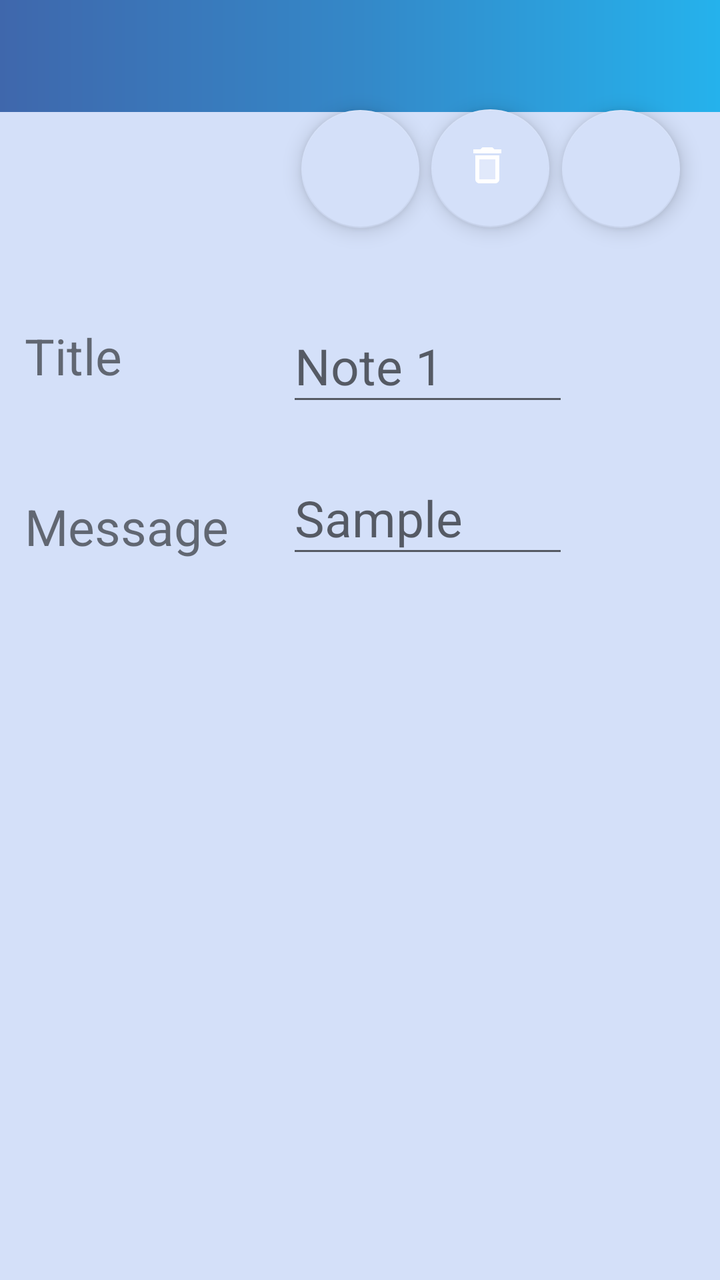
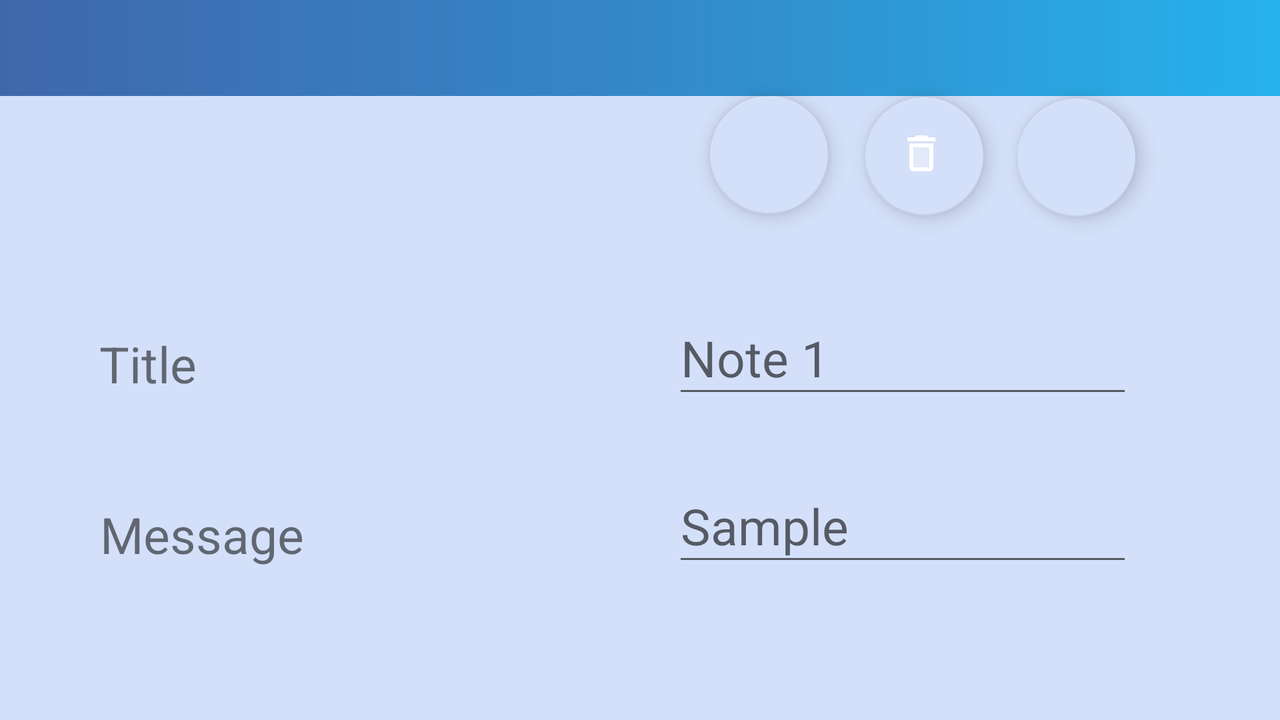

One screen, two layout resources from the same app: the default and the author's alternative for another configuration. Each is rendered where Android would select it; the XML of both is given below.
<!-- AndroidManifest.xml: application theme Theme.NightOwlScheduler -->
<!-- res/layout/notes_detail.xml -->
<?xml version="1.0" encoding="utf-8"?>

<androidx.constraintlayout.widget.ConstraintLayout
        xmlns:android="http://schemas.android.com/apk/res/android"
        xmlns:tools="http://schemas.android.com/tools"
        xmlns:app="http://schemas.android.com/apk/res-auto"
        android:layout_width="match_parent"
        android:layout_height="match_parent"
        android:background="#D4E0F9"
        tools:context=".UI.Activity.NotesDetailActivity">

    <com.google.android.material.floatingactionbutton.FloatingActionButton
            android:id="@+id/floatingActionButtonShare"
            android:layout_width="67dp"
            android:layout_height="59dp"
            android:clickable="true"
            android:onClick="shareNote"
            android:layout_margin="20dp"
            app:srcCompat="@drawable/ic_share"
            app:layout_constraintStart_toStartOf="parent"
            app:layout_constraintEnd_toEndOf="parent"
            app:layout_constraintHorizontal_bias="1.0"
            app:rippleColor="#00FFFFFF"
            app:backgroundTint="@color/ic_launcher_background" app:layout_constraintTop_toTopOf="parent"
            app:layout_constraintBottom_toTopOf="@+id/editNoteTitle"
            app:layout_constraintVertical_bias="0.625"/>

    <androidx.appcompat.widget.Toolbar
            android:id="@+id/toolbarMain"
            app:titleTextColor="#FFFF"
            android:layout_width="match_parent"
            android:layout_height="?attr/actionBarSize"
            android:background="@drawable/gradient_header"
            app:layout_anchorGravity="center" tools:ignore="MissingConstraints"/>

    <com.google.android.material.floatingactionbutton.FloatingActionButton
            android:id="@+id/floatingActionButtonCancel"
            android:layout_width="67dp"
            android:layout_height="59dp"
            app:layout_constraintStart_toStartOf="parent"
            app:layout_constraintEnd_toEndOf="parent"
            android:clickable="true"
            android:onClick="deleteNote"
            android:layout_margin="20dp"
            app:srcCompat="@drawable/ic_delete"
            app:layout_constraintHorizontal_bias="0.750"
            app:rippleColor="#00FFFFFF" app:backgroundTint="@color/ic_launcher_background"
            app:layout_constraintTop_toTopOf="parent"
            app:layout_constraintBottom_toTopOf="@+id/editNoteTitle" app:layout_constraintVertical_bias="0.62"/>
    <com.google.android.material.floatingactionbutton.FloatingActionButton
            android:id="@+id/floatingActionButtonEdit"
            android:layout_width="67dp"
            android:layout_height="59dp"
            android:clickable="true"
            android:onClick="updateNote"
            android:layout_margin="20dp"
            app:srcCompat="@drawable/ic_check"
            app:layout_constraintStart_toStartOf="parent"
            app:layout_constraintEnd_toEndOf="parent"
            app:rippleColor="#00FFFFFF"
            app:backgroundTint="@color/ic_launcher_background" app:layout_constraintTop_toTopOf="parent"
            app:layout_constraintBottom_toTopOf="@+id/editNoteTitle"
            app:layout_constraintVertical_bias="0.625"/>
    <EditText
            android:id="@+id/editNoteMessage"
            android:textSize="25sp"
            android:textColor="#000000"
            android:layout_width="141dp"
            android:layout_height="53dp"
            android:hint="Sample"
            app:layout_constraintStart_toStartOf="parent"
            app:layout_constraintEnd_toEndOf="parent"
            app:layout_constraintBottom_toBottomOf="parent"
            app:layout_constraintHorizontal_bias="0.655" android:layout_marginBottom="356dp"></EditText>
    <TextView
            android:text="Title"
            android:layout_gravity="center_horizontal"
            android:textSize="25sp"
            android:layout_width="77dp"
            android:layout_height="39dp" android:id="@+id/tvNoteTitleDetail"
            app:layout_constraintStart_toStartOf="parent"
            app:layout_constraintEnd_toEndOf="parent"
            app:layout_constraintBottom_toBottomOf="parent" app:layout_constraintHorizontal_bias="0.044"
            android:layout_marginBottom="440dp"/>
    <TextView
            android:text="Message"
            android:layout_gravity="center_horizontal"
            android:textSize="25sp"
            android:layout_width="wrap_content"
            android:layout_height="wrap_content" android:id="@+id/tvNoteMessageDetail"
            app:layout_constraintStart_toStartOf="parent"
            app:layout_constraintEnd_toEndOf="parent"
            app:layout_constraintBottom_toBottomOf="parent" app:layout_constraintHorizontal_bias="0.048"
            android:layout_marginBottom="360dp"/>
    <EditText
            android:id="@+id/editNoteTitle"
            android:textColor="#000000"
            android:textSize="25sp"
            android:layout_width="141dp"
            android:layout_height="53dp"
            android:hint="Note 1"
            app:layout_constraintStart_toStartOf="parent"
            app:layout_constraintEnd_toEndOf="parent"
            app:layout_constraintBottom_toBottomOf="parent"
            app:layout_constraintHorizontal_bias="0.655" android:layout_marginBottom="432dp"></EditText>

</androidx.constraintlayout.widget.ConstraintLayout>
<!-- resources referenced by this layout -->
<resources>
  <color name="ic_launcher_background">#D4E0F9</color>
  <!-- drawable gradient_header (drawable-v24) -->
  <?xml version="1.0" encoding="utf-8"?>
  
  
  <shape
          xmlns:android="http://schemas.android.com/apk/res/android"
          android:shape="rectangle">
  
      <gradient
              android:type="linear"
              android:startColor="#3F67AC"
              android:centerColor="#3488C8"
              android:endColor="#25B2EC"
              android:angle="0"
      />
  
  </shape>
  <!-- drawable ic_delete (drawable-v24) -->
  <vector xmlns:android="http://schemas.android.com/apk/res/android"
      android:width="24dp"
      android:height="24dp"
      android:viewportWidth="24"
      android:viewportHeight="24">
    <path
        android:fillColor="@android:color/white"
        android:pathData="M8,9h8v10H8z"
        android:strokeAlpha="0.3"
        android:fillAlpha="0.3"/>
    <path
        android:fillColor="@android:color/white"
        android:pathData="M15.5,4l-1,-1h-5l-1,1H5v2h14V4zM6,19c0,1.1 0.9,2 2,2h8c1.1,0 2,-0.9 2,-2V7H6v12zM8,9h8v10H8V9z"/>
  </vector>
  <style name="Theme.NightOwlScheduler" parent="Theme.AppCompat.DayNight.DarkActionBar">
      
      <item name="windowActionBar">false</item>
      <item name="windowNoTitle">true</item>
  
      
      <item name="colorPrimary">@color/purple_500</item>
      <item name="colorPrimaryVariant">@color/purple_700</item>
      <item name="colorOnPrimary">@color/white</item>
      
      <item name="colorSecondary">@color/teal_200</item>
      <item name="colorSecondaryVariant">@color/teal_700</item>
      <item name="colorOnSecondary">@color/black</item>
      
      <item name="android:statusBarColor" tools:targetApi="l">?attr/colorPrimaryVariant</item>
      
      <item name="actionOverflowButtonStyle">@style/OverFlow</item>
  
  </style>
  <style name="OverFlow" parent="@style/Widget.AppCompat.Light.ActionButton.Overflow">
      <item name="android:src">@drawable/ic_overflow</item>
  </style>
</resources>
<!-- res/layout-land/notes_detail.xml (the author's variant of the layout above) -->
<!-- drawn on the phone turned sideways -->
<?xml version="1.0" encoding="utf-8"?>
<androidx.constraintlayout.widget.ConstraintLayout
        xmlns:android="http://schemas.android.com/apk/res/android"
        xmlns:tools="http://schemas.android.com/tools"
        xmlns:app="http://schemas.android.com/apk/res-auto"
        android:layout_width="match_parent"
        android:layout_height="match_parent"
        android:background="#D4E0F9"
        tools:context=".UI.Activity.NotesDetailActivity">

    <androidx.appcompat.widget.Toolbar
            android:id="@+id/toolbarMain"
            app:titleTextColor="#FFFF"
            android:layout_width="match_parent"
            android:layout_height="?attr/actionBarSize"
            android:background="@drawable/gradient_header"
            app:layout_anchorGravity="center" tools:ignore="MissingConstraints"/>

    <TextView
            android:text="Message"
            android:layout_gravity="center_horizontal"
            android:textSize="25sp"
            android:layout_width="wrap_content"
            android:layout_height="wrap_content" android:id="@+id/tvNoteMessageDetail"
            app:layout_constraintStart_toStartOf="parent"
            app:layout_constraintEnd_toEndOf="parent"
            app:layout_constraintBottom_toBottomOf="parent" app:layout_constraintHorizontal_bias="0.093"
            android:layout_marginBottom="76dp"/>
    <com.google.android.material.floatingactionbutton.FloatingActionButton
            android:id="@+id/floatingActionButtonShare"
            android:layout_width="67dp"
            android:layout_height="59dp"
            android:clickable="true"
            android:onClick="shareNote"
            android:layout_margin="20dp"
            app:srcCompat="@drawable/ic_share"
            app:layout_constraintStart_toStartOf="parent"
            app:layout_constraintEnd_toEndOf="parent"
            app:layout_constraintHorizontal_bias="0.903"
            app:rippleColor="#00FFFFFF"
            app:backgroundTint="@color/ic_launcher_background" app:layout_constraintTop_toTopOf="parent"
            app:layout_constraintBottom_toTopOf="@+id/editNoteTitle"
            app:layout_constraintVertical_bias="0.562"/>
    <com.google.android.material.floatingactionbutton.FloatingActionButton
            android:id="@+id/floatingActionButtonCancel"
            android:layout_width="67dp"
            android:layout_height="59dp"
            app:layout_constraintStart_toStartOf="parent"
            app:layout_constraintEnd_toEndOf="parent"
            android:clickable="true"
            android:onClick="deleteNote"
            android:layout_margin="20dp"
            app:srcCompat="@drawable/ic_delete"
            app:layout_constraintHorizontal_bias="0.763"
            app:rippleColor="#00FFFFFF" app:backgroundTint="@color/ic_launcher_background"
            app:layout_constraintTop_toTopOf="parent"
            app:layout_constraintBottom_toTopOf="@+id/editNoteTitle" app:layout_constraintVertical_bias="0.549"/>
    <com.google.android.material.floatingactionbutton.FloatingActionButton
            android:id="@+id/floatingActionButtonEdit"
            android:layout_width="67dp"
            android:layout_height="59dp"
            android:clickable="true"
            android:onClick="updateNote"
            android:layout_margin="20dp"
            app:srcCompat="@drawable/ic_check"
            app:layout_constraintStart_toStartOf="parent"
            app:layout_constraintEnd_toEndOf="parent"
            app:rippleColor="#00FFFFFF"
            app:backgroundTint="@color/ic_launcher_background" app:layout_constraintTop_toTopOf="parent"
            app:layout_constraintBottom_toTopOf="@+id/editNoteTitle"
            app:layout_constraintVertical_bias="0.536" app:layout_constraintHorizontal_bias="0.619"/>
    <EditText
            android:id="@+id/editNoteMessage"
            android:textSize="25sp"
            android:textColor="#000000"
            android:layout_width="230dp"
            android:layout_height="53dp"
            android:hint="Sample"
            app:layout_constraintStart_toStartOf="parent"
            app:layout_constraintEnd_toEndOf="parent"
            app:layout_constraintBottom_toBottomOf="parent"
            app:layout_constraintHorizontal_bias="0.82" android:layout_marginBottom="72dp"></EditText>
    <TextView
            android:text="Title"
            android:layout_gravity="center_horizontal"
            android:textSize="25sp"
            android:layout_width="77dp"
            android:layout_height="39dp" android:id="@+id/tvNoteTitleDetail"
            app:layout_constraintStart_toStartOf="parent"
            app:layout_constraintEnd_toEndOf="parent"
            app:layout_constraintBottom_toBottomOf="parent" app:layout_constraintHorizontal_bias="0.088"
            android:layout_marginBottom="156dp"/>
    <EditText
            android:id="@+id/editNoteTitle"
            android:textColor="#000000"
            android:textSize="25sp"
            android:layout_width="230dp"
            android:layout_height="53dp"
            android:hint="Note 1"
            app:layout_constraintStart_toStartOf="parent"
            app:layout_constraintEnd_toEndOf="parent"
            app:layout_constraintBottom_toBottomOf="parent"
            app:layout_constraintHorizontal_bias="0.82" android:layout_marginBottom="156dp"></EditText>

</androidx.constraintlayout.widget.ConstraintLayout>
